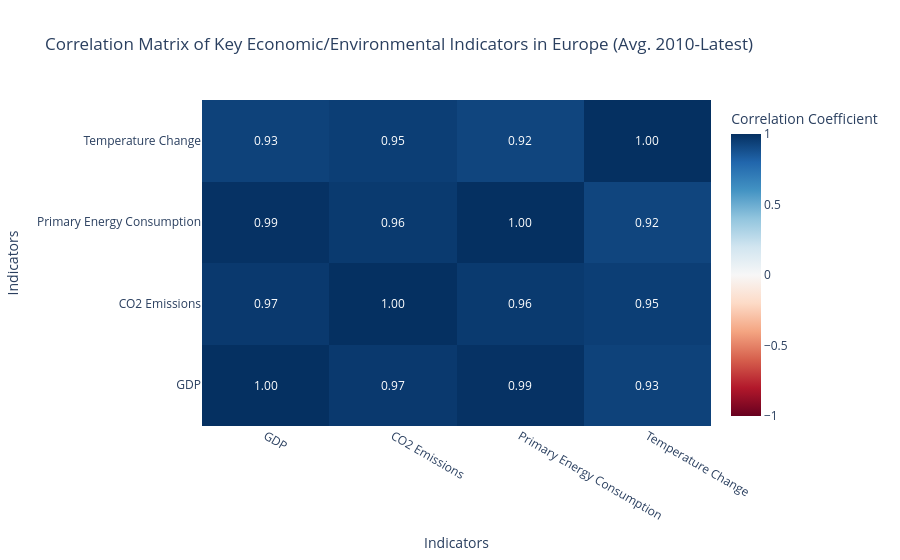

The cell this chart's notebook holds for it:
### Code cell
import pandas as pd
import plotly.express as px
import plotly.graph_objects as go

# Load the dataset
owid_co2_data_df = pd.read_csv('owid-co2-data.csv')

# Define a list of European countries
european_countries = [
    'Austria', 'Belgium', 'Bulgaria', 'Croatia', 'Cyprus', 'Czechia', 'Denmark',
    'Estonia', 'Finland', 'France', 'Germany', 'Greece', 'Hungary', 'Ireland',
    'Italy', 'Latvia', 'Lithuania', 'Luxembourg', 'Malta', 'Netherlands',
    'Poland', 'Portugal', 'Romania', 'Slovakia', 'Slovenia', 'Spain', 'Sweden',
    'United Kingdom', 'Norway', 'Switzerland', 'Iceland'
]

# Filter for European countries and a recent period (e.g., 2010 onwards)
df_europe_recent = owid_co2_data_df[
    (owid_co2_data_df['country'].isin(european_countries)) &
    (owid_co2_data_df['year'] >= 2010)
].copy()

# Select relevant columns for correlation analysis
# 'co2' is total CO2 emissions, 'primary_energy_consumption' for energy production
correlation_cols = ['gdp', 'co2', 'primary_energy_consumption', 'temperature_change_from_ghg']

# Calculate the mean of these variables for each country over the recent period
# This helps in getting a representative value for correlation, rather than year-specific fluctuations
df_aggregated = df_europe_recent.groupby('country')[correlation_cols].mean().dropna()

# Calculate the correlation matrix
correlation_matrix = df_aggregated.corr()

# Rename columns for better display in the heatmap
correlation_matrix.columns = ['GDP', 'CO2 Emissions', 'Primary Energy Consumption', 'Temperature Change']
correlation_matrix.index = ['GDP', 'CO2 Emissions', 'Primary Energy Consumption', 'Temperature Change']


# Create the heatmap using plotly.graph_objects
fig = go.Figure(data=go.Heatmap(
        z=correlation_matrix.values,
        x=correlation_matrix.columns.tolist(),
        y=correlation_matrix.index.tolist(),
        colorscale='RdBu', # Red-Blue diverging colormap (e.g., red for negative, blue for positive)
        zmin=-1, zmax=1, # Correlation values range from -1 to 1
        colorbar=dict(title='Correlation Coefficient')
    ))

fig.update_layout(
    title='Correlation Matrix of Key Economic/Environmental Indicators in Europe (Avg. 2010-Latest)',
    xaxis_title="Indicators",
    yaxis_title="Indicators",
    xaxis_nticks=len(correlation_matrix.columns),
    yaxis_nticks=len(correlation_matrix.index)
)

# Add annotations (correlation values) to the heatmap
for i in range(len(correlation_matrix.index)):
    for j in range(len(correlation_matrix.columns)):
        fig.add_annotation(
            x=correlation_matrix.columns[j],
            y=correlation_matrix.index[i],
            text=f"{correlation_matrix.iloc[i, j]:.2f}",
            showarrow=False,
            font=dict(color="black" if abs(correlation_matrix.iloc[i,j]) < 0.5 else "white") # Make text readable
        )

# Show the plot
fig.show()

### Figure 1 — Plotly figure (JSON) as saved in the notebook; plotly's stock layout.template omitted (floating-point values rounded to 4 significant figures)
{"data": [{"colorbar": {"title": {"text": "Correlation Coefficient"}}, "colorscale": [[0.0, "rgb(103,0,31)"], [0.1, "rgb(178,24,43)"], [0.2, "rgb(214,96,77)"], [0.3, "rgb(244,165,130)"], [0.4, "rgb(253,219,199)"], [0.5, "rgb(247,247,247)"], [0.6, "rgb(209,229,240)"], [0.7, "rgb(146,197,222)"], [0.8, "rgb(67,147,195)"], [0.9, "rgb(33,102,172)"], [1.0, "rgb(5,48,97)"]], "type": "heatmap", "x": ["GDP", "CO2 Emissions", "Primary Energy Consumption", "Temperature Change"], "y": ["GDP", "CO2 Emissions", "Primary Energy Consumption", "Temperature Change"], "z": [[1.0, 0.9655, 0.9911, 0.9333], [0.9655, 1.0, 0.9626, 0.9468], [0.9911, 0.9626, 1.0, 0.9238], [0.9333, 0.9468, 0.9238, 1.0]], "zmax": 1, "zmin": -1}], "layout": {"annotations": [{"font": {"color": "white"}, "showarrow": false, "text": "1.00", "x": "GDP", "y": "GDP"}, {"font": {"color": "white"}, "showarrow": false, "text": "0.97", "x": "CO2 Emissions", "y": "GDP"}, {"font": {"color": "white"}, "showarrow": false, "text": "0.99", "x": "Primary Energy Consumption", "y": "GDP"}, {"font": {"color": "white"}, "showarrow": false, "text": "0.93", "x": "Temperature Change", "y": "GDP"}, {"font": {"color": "white"}, "showarrow": false, "text": "0.97", "x": "GDP", "y": "CO2 Emissions"}, {"font": {"color": "white"}, "showarrow": false, "text": "1.00", "x": "CO2 Emissions", "y": "CO2 Emissions"}, {"font": {"color": "white"}, "showarrow": false, "text": "0.96", "x": "Primary Energy Consumption", "y": "CO2 Emissions"}, {"font": {"color": "white"}, "showarrow": false, "text": "0.95", "x": "Temperature Change", "y": "CO2 Emissions"}, {"font": {"color": "white"}, "showarrow": false, "text": "0.99", "x": "GDP", "y": "Primary Energy Consumption"}, {"font": {"color": "white"}, "showarrow": false, "text": "0.96", "x": "CO2 Emissions", "y": "Primary Energy Consumption"}, {"font": {"color": "white"}, "showarrow": false, "text": "1.00", "x": "Primary Energy Consumption", "y": "Primary Energy Consumption"}, {"font": {"color": "white"}, "showarrow": false, "text": "0.92", "x": "Temperature Change", "y": "Primary Energy Consumption"}, {"font": {"color": "white"}, "showarrow": false, "text": "0.93", "x": "GDP", "y": "Temperature Change"}, {"font": {"color": "white"}, "showarrow": false, "text": "0.95", "x": "CO2 Emissions", "y": "Temperature Change"}, {"font": {"color": "white"}, "showarrow": false, "text": "0.92", "x": "Primary Energy Consumption", "y": "Temperature Change"}, {"font": {"color": "white"}, "showarrow": false, "text": "1.00", "x": "Temperature Change", "y": "Temperature Change"}], "title": {"text": "Correlation Matrix of Key Economic/Environmental Indicators in Europe (Avg. 2010-Latest)"}, "xaxis": {"nticks": 4, "title": {"text": "Indicators"}}, "yaxis": {"nticks": 4, "title": {"text": "Indicators"}}}}
